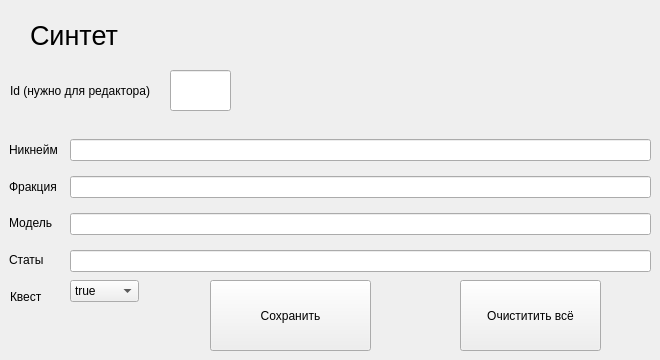
      <widget class="QWidget" name="Robot">
       <attribute name="title">
        <string>Синтет</string>
       </attribute>
       <widget class="QLabel" name="RobotLabel">
        <property name="geometry">
         <rect>
          <x>30</x>
          <y>20</y>
          <width>211</width>
          <height>31</height>
         </rect>
        </property>
        <property name="font">
         <font>
          <pointsize>20</pointsize>
         </font>
        </property>
        <property name="text">
         <string>Синтет</string>
        </property>
       </widget>
       <widget class="QLabel" name="label_quest_robot">
        <property name="geometry">
         <rect>
          <x>10</x>
          <y>290</y>
          <width>47</width>
          <height>13</height>
         </rect>
        </property>
        <property name="text">
         <string>Квест</string>
        </property>
       </widget>
       <widget class="QComboBox" name="comboQuest_robot">
        <property name="geometry">
         <rect>
          <x>70</x>
          <y>280</y>
          <width>69</width>
          <height>22</height>
         </rect>
        </property>
        <item>
         <property name="text">
          <string>true</string>
         </property>
        </item>
        <item>
         <property name="text">
          <string>false</string>
         </property>
        </item>
       </widget>
       <widget class="QPushButton" name="save_all_robot">
        <property name="geometry">
         <rect>
          <x>210</x>
          <y>280</y>
          <width>161</width>
          <height>71</height>
         </rect>
        </property>
        <property name="text">
         <string>Сохранить</string>
        </property>
       </widget>
       <widget class="QPushButton" name="clean_button_robot">
        <property name="geometry">
         <rect>
          <x>460</x>
          <y>280</y>
          <width>141</width>
          <height>71</height>
         </rect>
        </property>
        <property name="text">
         <string>Очиститить всё</string>
        </property>
       </widget>
       <widget class="QLineEdit" name="id_robot">
        <property name="geometry">
         <rect>
          <x>170</x>
          <y>70</y>
          <width>61</width>
          <height>41</height>
         </rect>
        </property>
        <property name="text">
         <string/>
        </property>
       </widget>
       <widget class="QLabel" name="Id_robot">
        <property name="geometry">
         <rect>
          <x>10</x>
          <y>80</y>
          <width>161</width>
          <height>21</height>
         </rect>
        </property>
        <property name="text">
         <string>Id (нужно для редактора)</string>
        </property>
       </widget>
       <widget class="QWidget" name="layoutWidget">
        <property name="geometry">
         <rect>
          <x>70</x>
          <y>130</y>
          <width>581</width>
          <height>151</height>
         </rect>
        </property>
        <layout class="QVBoxLayout" name="verticalLayout_5">
         <item>
          <widget class="QLineEdit" name="nikname_robot"/>
         </item>
         <item>
          <widget class="QLineEdit" name="fraction_robot"/>
         </item>
         <item>
          <widget class="QLineEdit" name="model_robot"/>
         </item>
         <item>
          <widget class="QLineEdit" name="stats_robot"/>
         </item>
        </layout>
       </widget>
       <widget class="QWidget" name="layoutWidget">
        <property name="geometry">
         <rect>
          <x>9</x>
          <y>134</y>
          <width>61</width>
          <height>141</height>
         </rect>
        </property>
        <layout class="QVBoxLayout" name="verticalLayout_6">
         <item>
          <widget class="QLabel" name="label_nikname_robot">
           <property name="text">
            <string>Никнейм</string>
           </property>
          </widget>
         </item>
         <item>
          <widget class="QLabel" name="label_fraction_robot">
           <property name="text">
            <string>Фракция</string>
           </property>
          </widget>
         </item>
         <item>
          <widget class="QLabel" name="label_model_robot">
           <property name="text">
            <string>Модель</string>
           </property>
          </widget>
         </item>
         <item>
          <widget class="QLabel" name="label_stats_robot">
           <property name="text">
            <string>Статы</string>
           </property>
          </widget>
         </item>
        </layout>
       </widget>
      </widget>
